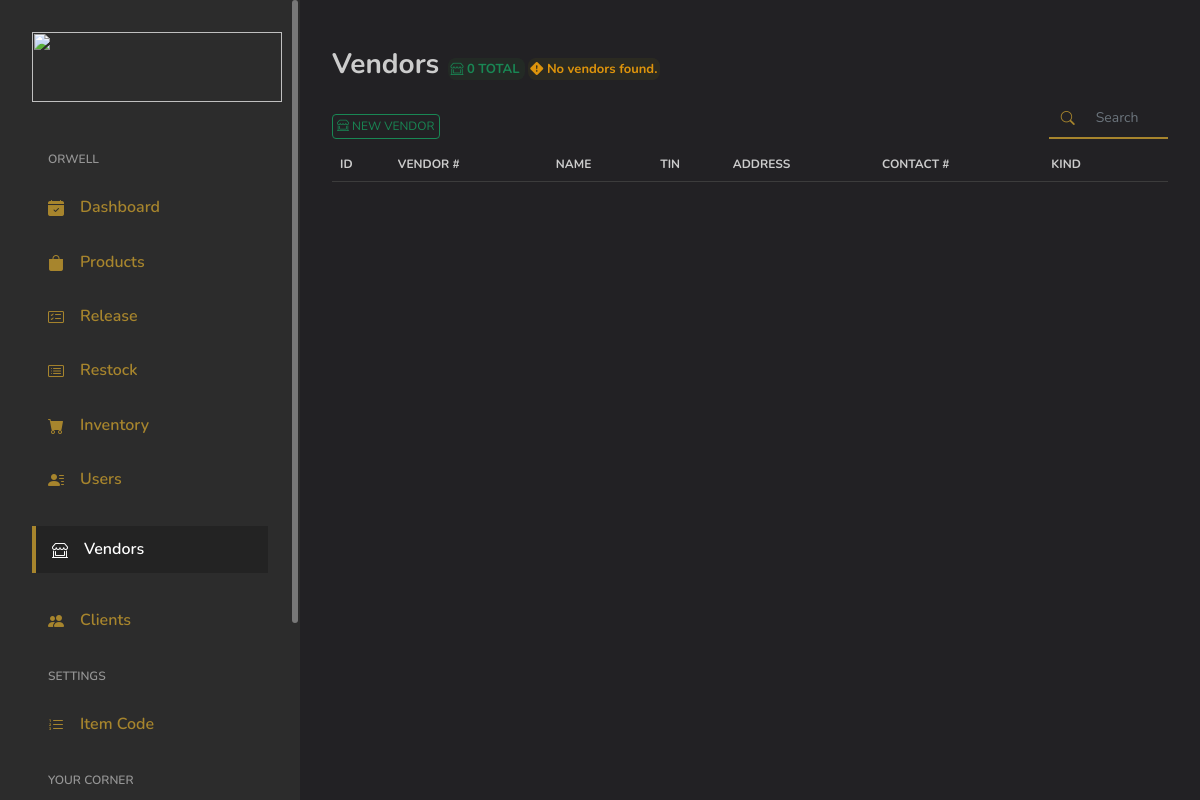
/index.php/admin/vendors, run on an earlier commit of the app's database.
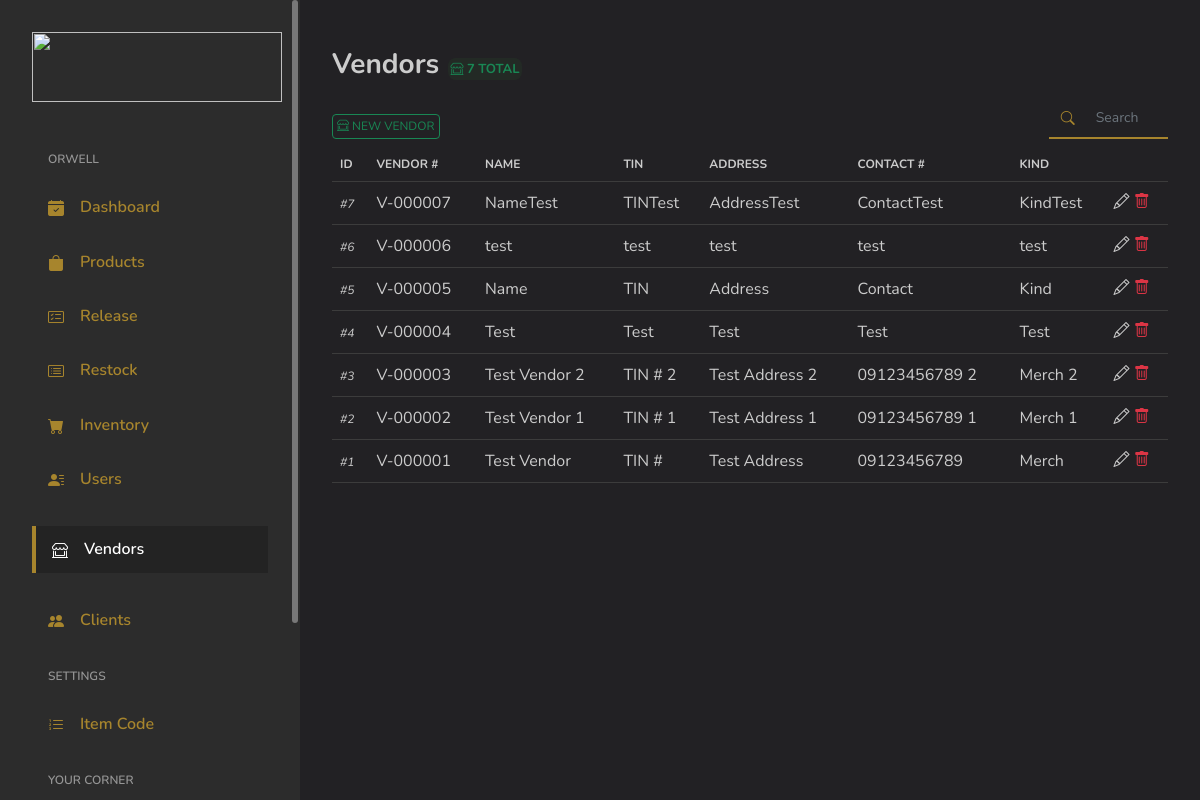
And on a later commit of the database.
### tables this page shows
CREATE TABLE `vendors` (
  `ID` int(11) NOT NULL,
  `VendorNo` varchar(255) DEFAULT NULL,
  `Name` varchar(255) DEFAULT NULL,
  `TIN` varchar(255) DEFAULT NULL,
  `Address` varchar(255) DEFAULT NULL,
  `ContactNum` varchar(255) DEFAULT NULL,
  `ProductServiceKind` varchar(255) DEFAULT NULL
);

### application/controllers/Admin.php (called while the page is built, shortened)
<?php
class Admin extends MY_Controller {
	public $globalData = [];
	public function __construct()
	{
		$this->load->model('Model_Selects');
		$this->load->model('Model_Security');
		$this->load->model('Model_Inserts');
		$this->load->model('Model_Logbook');
	}
	public function vendors()
	{
		$data = [];
		$data = array_merge($data, $this->globalData);
		$header['pageTitle'] = 'Vendors';
		$data['globalHeader'] = $this->load->view('main/globals/header', $header);
		$this->load->view('admin/vendors', $data);
	}
}

### index.php (called while the page is built, shortened)
<?php
require_once BASEPATH.'core/CodeIgniter.php';

### application/models/Model_Selects.php (called while the page is built, shortened)
<?php
class Model_Selects extends CI_Model {
	public function GetVendors()
	{
		$this->db->select('*');
		$this->db->order_by('ID', 'desc');
		$result = $this->db->get('vendors');
		return $result;
	}
}

### application/views/admin/vendors.php (the view, shortened to what this page needs)
<?php
$getVendors = $this->Model_Selects->GetVendors();
?>
</head>
<body>
<div id="app">
	<div id="main">
		<div class="page-heading">
			<div class="page-title">
				<div class="row">
					<div class="col-12 col-md-6">
						<h3>Vendors
							<span class="text-center success-banner-sm">
								<i class="bi bi-shop-window"></i> <?=$getVendors->num_rows();?> TOTAL
							</span>
							<?php if ($getVendors->num_rows() <= 0): ?>
								<span class="info-banner-sm">
									<i class="bi bi-exclamation-diamond-fill"></i> No vendors found.
								</span>
							<?php endif; ?>
						</h3>
					</div>
					<div class="col-sm-12 col-md-10 pt-4 pb-2">
						<button type="button" class="newvendor-btn btn btn-sm-success" style="font-size: 12px;"><i class="bi bi-shop-window"></i> NEW VENDOR</button>
					</div>
					<div class="col-sm-12 col-md-2 mr-auto pt-4 pb-2" style="margin-top: -15px;">
						<div class="input-group">
							<div class="input-group-prepend">
								<span class="input-group-text" style="font-size: 14px;"><i class="bi bi-search h-100 w-100" style="margin-top: 5px;"></i></span>
							</div>
							<input type="text" id="tableSearch" class="form-control" placeholder="Search" style="font-size: 14px;">
						</div>
					</div>
				</div>
			</div>
			<section class="section">
				<div class="table-responsive">
					<table id="vendorsTable" class="standard-table table">
						<thead style="font-size: 12px;">
							<th>ID</th>
							<th>VENDOR #</th>
							<th>NAME</th>
							<th>TIN</th>
							<th>ADDRESS</th>
							<th>CONTACT #</th>
							<th>KIND</th>
							<th></th>
						</thead>
						<tbody>
							<?php
							if ($getVendors->num_rows() > 0):
								foreach ($getVendors->result_array() as $row): ?>
									<tr class="tr_class_modal" data-id="<?=$row['ID']?>">
										<td>
											<span class="db-identifier" style="font-style: italic; font-size: 12px;"><?=$row['ID']?></span>
										</td>
										<td>
											<?=$row['VendorNo']?>
										</td>
										<td>
											<?=$row['Name']?>
										</td>
										<td>
											<?=$row['TIN']?>
										</td>
										<td>
											<?=$row['Address']?>
										</td>
										<td>
											<?=$row['ContactNum']?>
										</td>
										<td>
											<?=$row['ProductServiceKind']?>
										</td>
										<td>
											<i class="bi bi-pencil btn-update-vendor"></i>
											<i class="bi bi-trash text-danger"></i>
										</td>
									</tr>
							<?php endforeach;
							endif; ?>
						</tbody>
					</table>
				</div>
			</section>
		</div>
	</div>
</div>
</body>
</html>

What changed in the data, as far as the page shows it:
added vendors: ID "7", VendorNo "V-000007", Name "NameTest", TIN "TINTest", Address "AddressTest", ContactNum "ContactTest", ProductServiceKind "KindTest"
added vendors: ID "6", VendorNo "V-000006", Name "test", TIN "test", Address "test", ContactNum "test", ProductServiceKind "test"
added vendors: ID "5", VendorNo "V-000005", Name "Name", TIN "TIN", Address "Address", ContactNum "Contact", ProductServiceKind "Kind"
added vendors: ID "4", VendorNo "V-000004", Name "Test", TIN "Test", Address "Test", ContactNum "Test", ProductServiceKind "Test"
added vendors: ID "3", VendorNo "V-000003", Name "Test Vendor 2", TIN "TIN # 2", Address "Test Address 2", ContactNum "09123456789 2", ProductServiceKind "Merch 2"
added vendors: ID "2", VendorNo "V-000002", Name "Test Vendor 1", TIN "TIN # 1", Address "Test Address 1", ContactNum "09123456789 1", ProductServiceKind "Merch 1"
added vendors: ID "1", VendorNo "V-000001", Name "Test Vendor", TIN "TIN #", Address "Test Address", ContactNum "09123456789", ProductServiceKind "Merch"
Also different on the page:
$getVendors->num_rows(): "0" → "7"
text no longer shown: "No vendors found."
